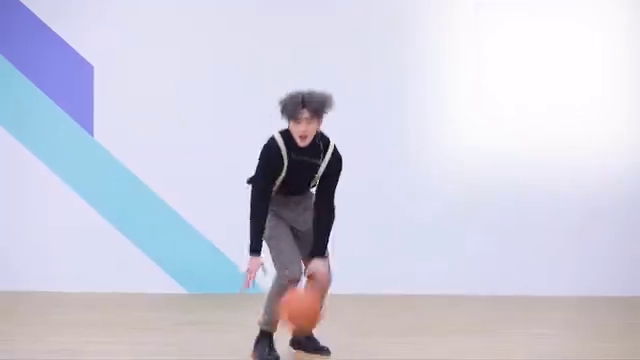
#> input picture frame 6 of videos/video2.mp4, 640 x 360 px
$ python utils.py
#> lines starting #> are read from the running program, lines starting #| are printed output that depends on the picture
import cv2
import numpy as np
import os
import re


# [11 lines left out: function natural_sort_key, not called in this run]


def sort_file_name(file_list):
    sorted_file_list = sorted(file_list, key=natural_sort_key)
    return sorted_file_list


# 切割视频帧序列
# [38 lines left out: functions extract_frames, count_files_in_folder, not called in this run]


# 光流法提取视频关键帧
def extract_keyframes(video_path, output_folder, frame_interval=3, dynamic_threshold_decay=0.9):
    # 打开视频文件
#> called with video_path = './videos/video2.mp4', output_folder = 'key_frame_extract_result', frame_interval = 3, dynamic_threshold_decay = 0.9
    cap = cv2.VideoCapture(video_path)
    if not cap.isOpened():
        print("Error: Could not open video.")
        return
    # 创建输出文件夹
    os.makedirs(output_folder, exist_ok=True)

    frame_count = 0
    keyframe_count = 0
    prev_frame = None
    prev_keyframe = None
    dynamic_threshold = None
    frames_group = []
    optical_flow_magnitude_group = []

    while True:
        ret, frame = cap.read()
#> frame is the input picture: shape (360, 640, 3); mean B, G, R 221.3, 205.9, 206
        if not ret:
            break

        # 将当前帧转换为灰度图
        frame_gray = cv2.cvtColor(frame, cv2.COLOR_BGR2GRAY)
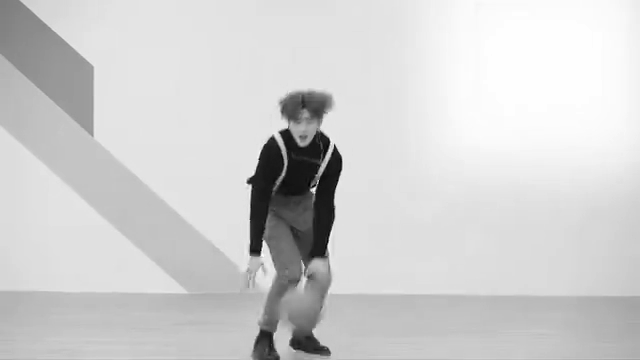
#> frame_gray: shape (360, 640); min 0, max 255, mean 207.6
        # 在第一帧之后才开始计算光流
        if prev_keyframe is None:
            prev_keyframe = frame_gray
        else:
            # 计算光流
            flow = cv2.calcOpticalFlowFarneback(prev_keyframe, frame_gray, None, 0.5, 3, 15, 3, 5, 1.2, 0)
            # 计算光流矢量的幅值
            magnitude = np.sqrt(flow[..., 0] ** 2 + flow[..., 1] ** 2)
            frames_group.append(frame_gray)
            optical_flow_magnitude_group.append(np.mean(magnitude))

            # 动态调整阈值
            # if dynamic_threshold is None:
            #     dynamic_threshold = np.mean(magnitude)
            # else:
            #     dynamic_threshold = dynamic_threshold * dynamic_threshold_decay + np.mean(magnitude) * (
            #                 1 - dynamic_threshold_decay)

            # 每3帧提取一个关键帧
            if frame_count % frame_interval == 0:
                idx = np.argmax(optical_flow_magnitude_group)
                frame_id = frame_count - frame_interval + idx
                frame_filename = f"{output_folder}/{frame_id}.png"
                cv2.imwrite(frame_filename, frames_group[idx])
                print(f"Saved keyframe: {frame_filename}, magnitude: {np.mean(magnitude)}, ")
                keyframe_count += 1
                prev_keyframe = frames_group[idx]
                frames_group = []
                optical_flow_magnitude_group = []

        frame_count += 1

    cap.release()
    print(f"{keyframe_count} keyframes extracted and saved to '{output_folder}'.")


# 组帧成视频
# [69 lines left out: functions concatenate_keyframes_to_video, generate_interpolated_frames, not called in this run]


if __name__ == "__main__":
    # 使用示例
    video_path = "./videos/video2.mp4"  # 替换为实际视频文件路径
    output_folder = "key_frame_extract_result"
    extract_keyframes(video_path, output_folder)

    keyframes_folder = output_folder
    output_video_path = "output_video.mp4"  # 替换为输出视频文件路径
    concatenate_keyframes_to_video(keyframes_folder, output_video_path)

    keyframes_folder = output_folder
    output_video_path = "output_interpolated_video_optical_flow.mp4"  # 替换为输出视频文件路径
    generate_interpolated_frames(keyframes_folder, output_video_path)

$ run again, starting later in the video
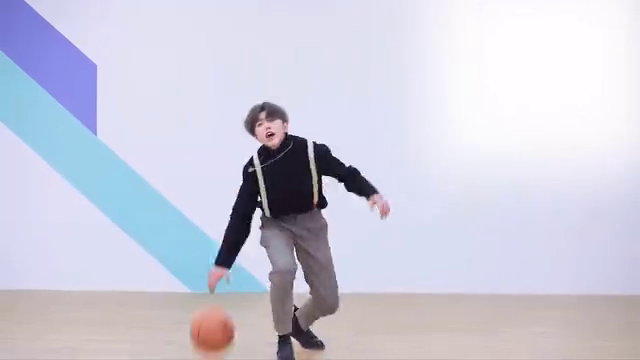
#> input picture frame 27 of videos/video2.mp4, 640 x 360 px
#> in extract_keyframes, frame is the input picture: shape (360, 640, 3); mean B, G, R 220.1, 205, 205
#> in extract_keyframes, `frame_gray = cv2.cvtColor(frame, cv2.COLOR_BGR2GRAY)`:
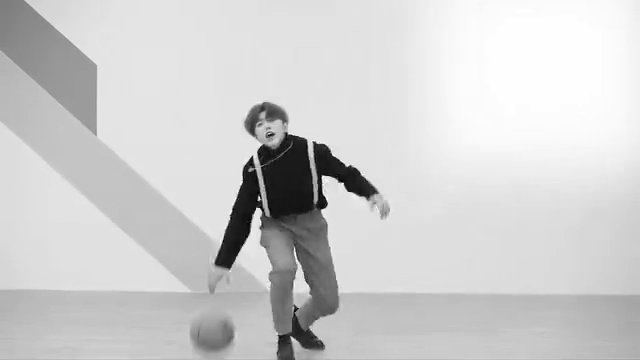
#> frame_gray: shape (360, 640); min 0, max 255, mean 206.6

$ run again, starting later in the video
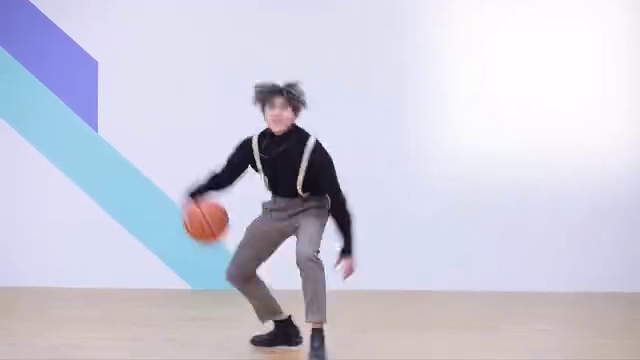
#> input picture frame 48 of videos/video2.mp4, 640 x 360 px
#> in extract_keyframes, frame is the input picture: shape (360, 640, 3); mean B, G, R 218.9, 204, 204.4
#> in extract_keyframes, `frame_gray = cv2.cvtColor(frame, cv2.COLOR_BGR2GRAY)`:
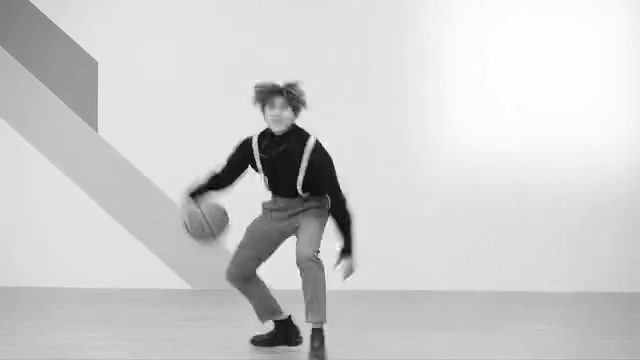
#> frame_gray: shape (360, 640); min 0, max 255, mean 205.7
